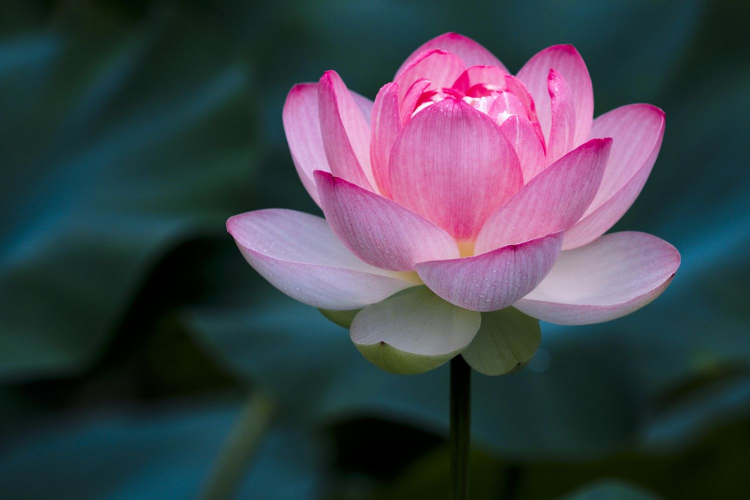
#> input picture Basic_Operation_on_Image/flower.jpg, 1500 x 1000 px (shown at 1/2 size)
$ python main.py
#> lines starting #> are read from the running program, lines starting #| are printed output that depends on the picture
# To find the image height, width and channel
import cv2
import matplotlib.pyplot as plt

img = cv2.imread("flower.jpg")
#> img is the input picture: shape (1000, 1500, 3); mean B, G, R 76.1, 66.4, 64.5
gray= cv2.cvtColor(img,cv2.COLOR_BGR2GRAY)
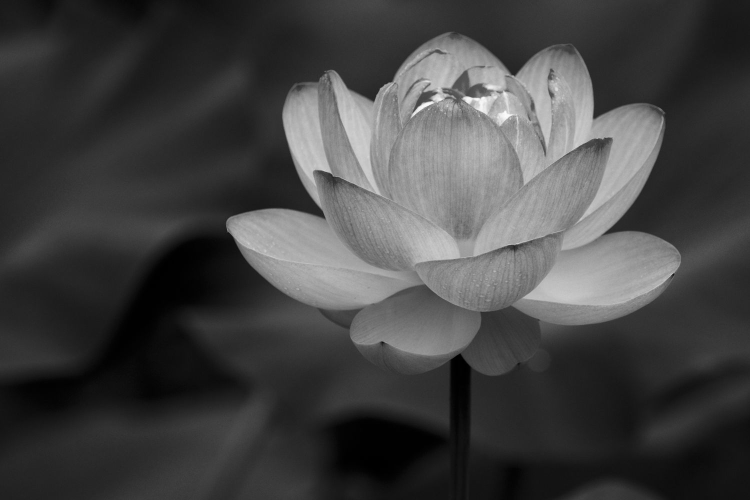
#> gray: shape (1000, 1500) (shown at 1/2 size); min 0, max 253, mean 67
# To show the orginal Image
#cv2.imshow("Orginal Image",gray)

height= img.shape[0]
#> height = 1000
width= img.shape[1]
#> width = 1500
channel = img.shape[2]
#> channel = 3
img_size= img.size
#> img_size = 4500000

print("Image Heightz: ",height)
#| Image Heightz:  1000
print("Image Width: ",width)
#| Image Width:  1500
print("Image channel: ",channel)
#| Image channel:  3
print("Image size: ",img_size)
#| Image size:  4500000

height= gray.shape[0]
width= gray.shape[1]

img_size= gray.size
#> img_size = 1500000


print("Image Heightz: ",height)
#| Image Heightz:  1000
print("Image Width: ",width)
#| Image Width:  1500

print("Image size: ",img_size)
#| Image size:  1500000

# To show the BGG from an Image
b,g,r=cv2.split(img)
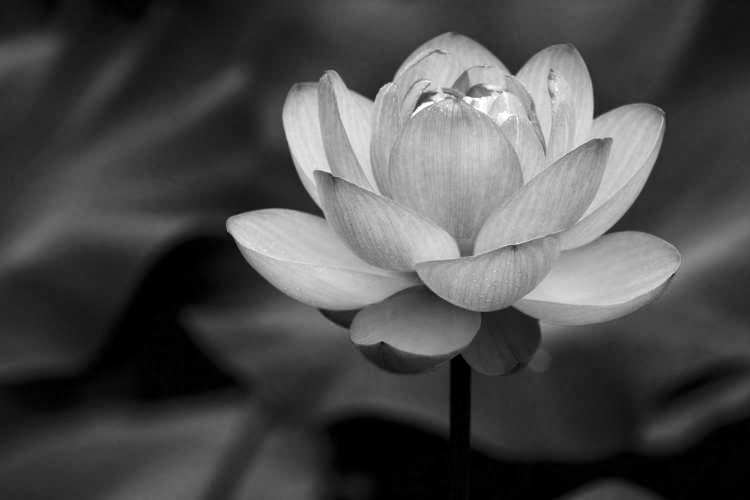
#> b: shape (1000, 1500) (shown at 1/2 size); min 0, max 255, mean 76.1
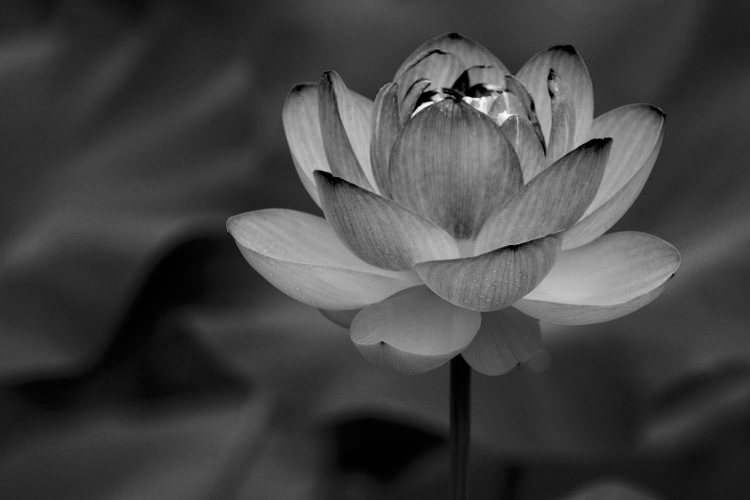
#> g: shape (1000, 1500) (shown at 1/2 size); min 0, max 254, mean 66.4
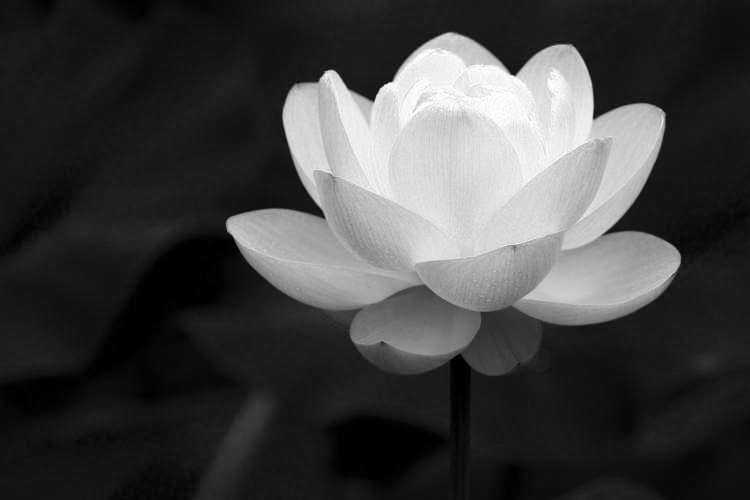
#> r: shape (1000, 1500) (shown at 1/2 size); min 0, max 255, mean 64.5
print("B=",b)
#> (printed output is left out)
print("G= ",g)
#> (printed output is left out)
print("R= ",r)
#> (printed output is left out)

# Making Border of an Image

replicate= cv2.copyMakeBorder(img,40,40,20,20,cv2.BORDER_REPLICATE)
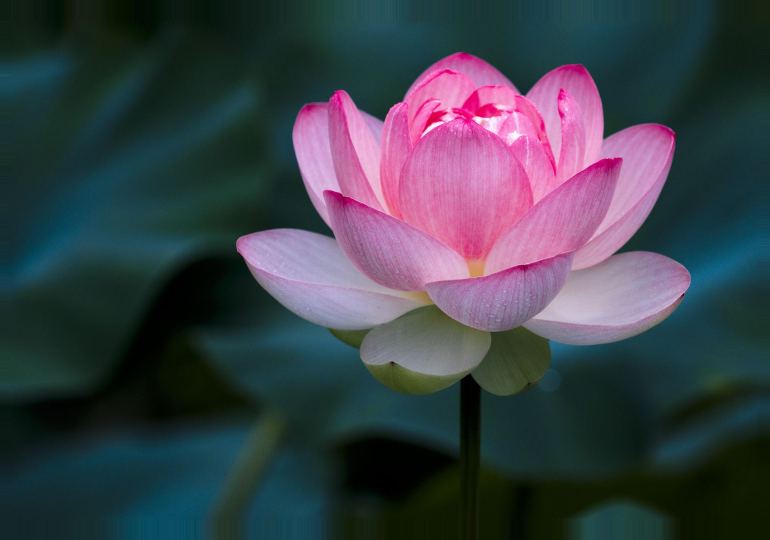
#> replicate: shape (1080, 1540, 3) (shown at 1/2 size); mean B, G, R 72.8, 64.4, 60.2
reflect = cv2.copyMakeBorder(img,10,10,20,20,cv2.BORDER_REFLECT)
reflect_101 = cv2.copyMakeBorder(img,10,10,20,20,cv2.BORDER_REFLECT_101)
wrap  = cv2.copyMakeBorder(img,10,10,20,20,cv2.BORDER_WRAP)
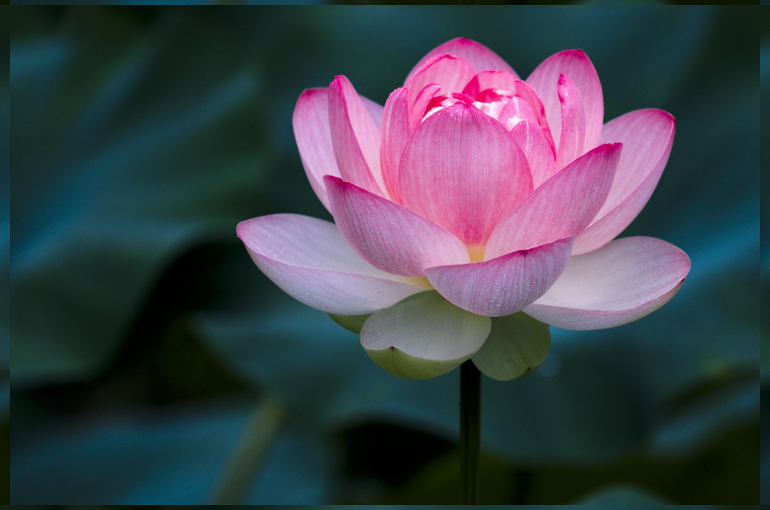
#> wrap: shape (1020, 1540, 3) (shown at 1/2 size); mean B, G, R 74.7, 65.5, 62.5
constant= cv2.copyMakeBorder(img,40,40,40,40,cv2.BORDER_CONSTANT,value=(255,0,0))
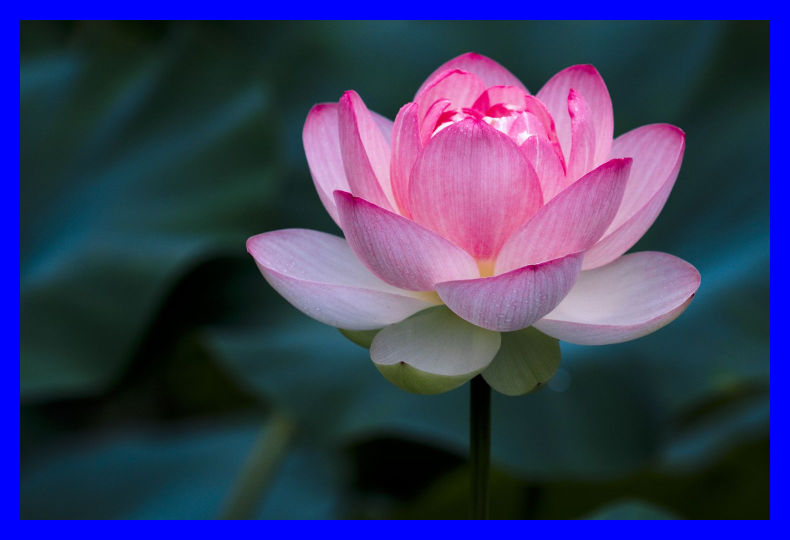
#> constant: shape (1080, 1580, 3) (shown at 1/2 size); mean B, G, R 97.8, 58.4, 56.7


plt.subplot(231), plt.imshow(replicate,'gray'), plt.title('Replicate')
plt.subplot(232), plt.imshow(reflect,'gray'), plt.title('reflect')
plt.subplot(233), plt.imshow(reflect_101,'gray'), plt.title('reflect_101')
plt.subplot(234), plt.imshow(wrap,'gray'), plt.title('wrap')
plt.subplot(235), plt.imshow(constant,'gray'), plt.title('constant')
plt.show()
#> figure, not shown here; B, G, R data is drawn as R, G, B

cv2.waitKey(0)
